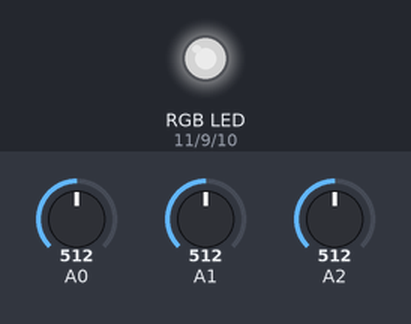
Recording of a sketch running on a simulated Arduino Uno, built with avr-gcc and run on an emulated ATmega328P. Parts: an RGB LED mixed from three pins (HIGH = lit). The test bench sets the inputs (shaded band); at power-on: A0 = 512, A1 = 512, A2 = 512. Dim RGB values are drawn brighter than linear.

Above: at 1.2 s.
1.3 s: A0 set to 716
At 1.6 s:
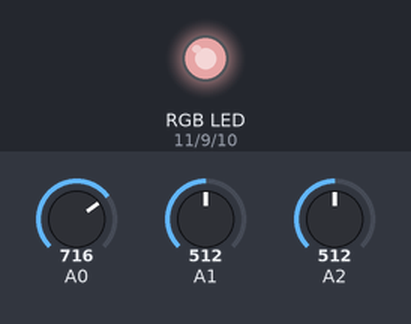
2.8 s: A1 set to 716
At 3.9 s:
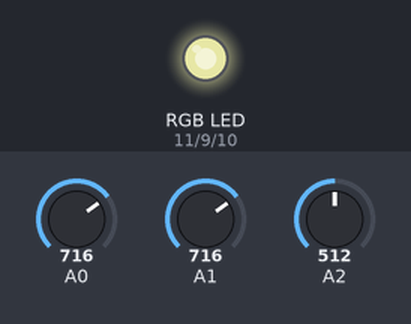
4.3 s: A2 set to 716
At 5.1 s:
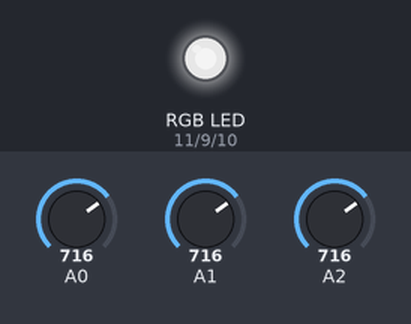
5.8 s: A0 set to 900
At 6.2 s:
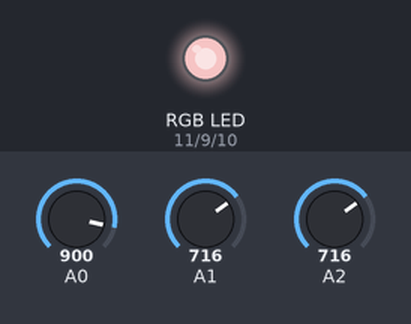
7.3 s: A1 set to 900
At 8.5 s:
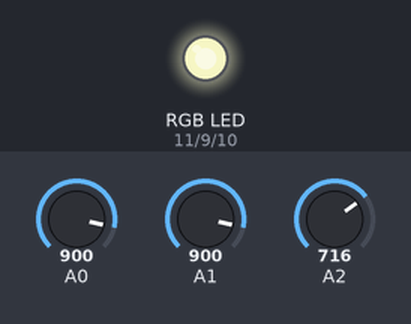
8.8 s: A2 set to 900
At 9.7 s:
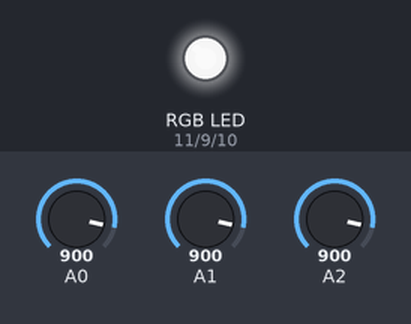
Timing chart, 0 to 11.3 s (numbered marks = the images above; inputs shaded):
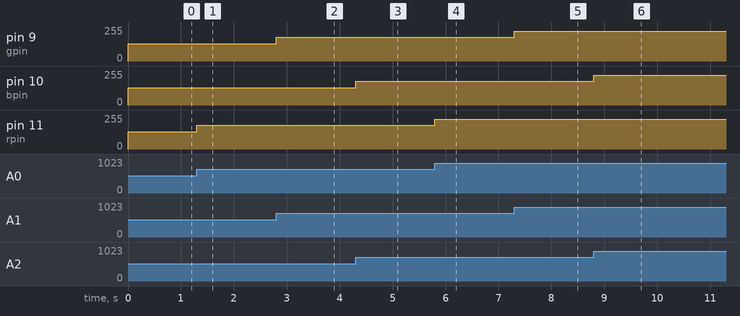

The sketch:

Pot_RGB.ino
```cpp
int rpin = 11;
int bpin = 10;
int gpin = 9;
int color_value[3];

void setup()
{
  pinMode(rpin, OUTPUT);
  pinMode(gpin, OUTPUT);
  pinMode(bpin, OUTPUT);
}

void loop()
{
  color_value[0] = analogRead(A0)/4; //(0~1023 => 1024/4=256)
  color_value[1] = analogRead(A1)/4;
  color_value[2] = analogRead(A2)/4;
  Color(color_value[0],color_value[1],color_value[2]);
}

void Color(int red, int green, int blue)
{
  analogWrite(rpin, red);
  analogWrite(gpin, green);
  analogWrite(bpin, blue);
}
```

Measured:
- after the input at 1.3 s, pin 11 (rpin): 128/255 → 179/255 at once
- after the input at 2.8 s, pin 9 (gpin): 128/255 → 179/255 at once
- after the input at 4.3 s, pin 10 (bpin): 128/255 → 179/255 at once
- after the input at 5.8 s, pin 11 (rpin): 179/255 → 225/255 at once
- after the input at 7.3 s, pin 9 (gpin): 179/255 → 225/255 at once
- after the input at 8.8 s, pin 10 (bpin): 179/255 → 225/255 at once
